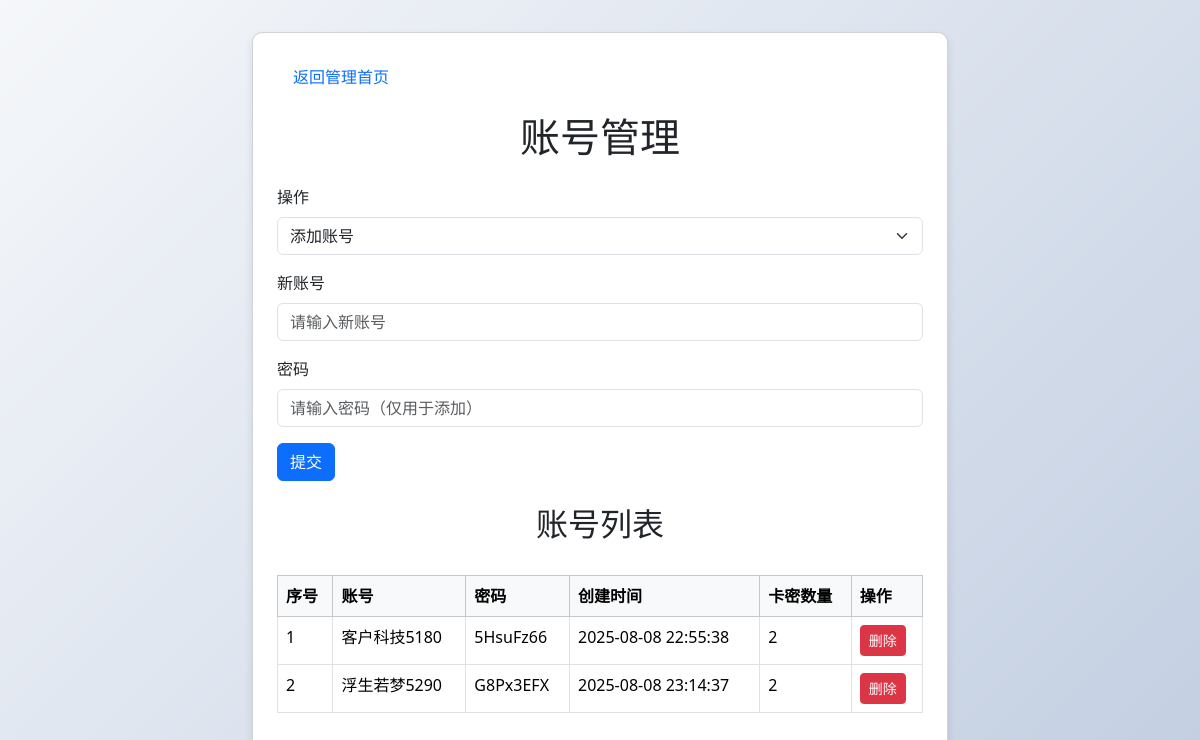
Page /admin/accounts (signed in) on the committed database.
### app.py (models this page shows)
class Account(db.Model):
    __tablename__ = 'accounts'
    username = db.Column(db.String(20), primary_key=True)
    password = db.Column(db.String(128), nullable=False)  # 明文存储
    created_at = db.Column(db.DateTime, default=datetime.utcnow)

### app.py (the view, shortened to what this page needs)
@app.route('/admin/accounts', methods=['GET', 'POST'])
def accounts():
    if redirect_response := ensure_admin_session():
        return redirect_response
    form = AccountForm()
    form.username.choices = [('', '请选择账号')] + [(account.username, account.username) for account in Account.query.all()]
    error = success = None
    logging.debug(f"请求方法: {request.method}")
    try:
        accounts = db.session.query(Account, db.func.count(Card.card_key).label('card_count'))\
            .outerjoin(Card, Account.username == Card.username)\
            .group_by(Account.username).all()
        logging.debug(f"账号查询结果: {[(a.username, c) for a, c in accounts]}")
        account_list = [
            {
                'index': i,
                'username': account.username,
                'password': account.password,
                'created_at': account.created_at.strftime('%Y-%m-%d %H:%M:%S') if account.created_at else '未知',
                'card_count': card_count
            }
            for i, (account, card_count) in enumerate(accounts, 1)
        ]
        return render_template('accounts.html', accounts=account_list, form=form, error=error, success=success)
    except Exception as e:
        logging.error(f"账号管理错误: {e}")
        return render_template('accounts.html', form=form, error=f'服务器错误: {e}')

### app.py (shortened to what this page needs)
class AccountForm(FlaskForm):
    username = SelectField('账号', validators=[DataRequired(message='请选择账号')], choices=[], render_kw={'class': 'form-control'})
    new_username = StringField('新账号', validators=[Length(min=3, max=20, message='账号长度必须为3-20个字符')])
    password = PasswordField('密码', validators=[Length(min=0, max=128, message='密码长度不能超过128个字符')])
    action = SelectField('操作', choices=[('add', '添加账号'), ('modify_random', '修改密码为随机')], validators=[DataRequired(message='请选择操作')])
    submit = SubmitField('提交')

### app.py (called while the page is built)
def ensure_admin_session():
    if 'admin' not in session:
        logging.warning("会话中缺少管理员身份，重定向到登录页面")
        return redirect(url_for('login'))
    return None

### templates/accounts.html (shortened to what this page needs)
<!DOCTYPE html>
<html lang="zh-CN">
<head>
    <link href="https://cdn.jsdelivr.net/npm/bootstrap@5.3.2/dist/css/bootstrap.min.css" rel="stylesheet">
</head>
<body>
    <div class="container">
        <div class="card p-4">
            <nav class="nav mb-3">
                <a href="{{ url_for('admin') }}" class="nav-link">返回管理首页</a>
            </nav>
            <h1 class="text-center mb-4">账号管理</h1>
            <form method="post" class="mb-4">
                <div class="mb-3">
                    {{ form.action.label(class="form-label") }}
                    {{ form.action(class="form-select", id="action", onchange="toggleFields()") }}
                </div>
                <div class="mb-3" id="newUsernameField" style="display: none;">
                    {{ form.new_username.label(class="form-label") }}
                    {{ form.new_username(class="form-control", placeholder="请输入新账号") }}
                </div>
                <div class="mb-3" id="passwordField" style="display: none;">
                    {{ form.password.label(class="form-label") }}
                    {{ form.password(class="form-control", placeholder="请输入密码（仅用于添加）") }}
                </div>
                {{ form.submit(class="btn btn-primary") }}
            </form>
            <h2 class="text-center mb-3">账号列表</h2>
            <div class="table-responsive">
                <table class="table table-bordered table-hover">
                    <thead class="table-light">
                        <tr>
                            <th>序号</th>
                            <th>账号</th>
                            <th>密码</th>
                            <th>创建时间</th>
                            <th>卡密数量</th>
                            <th>操作</th>
                        </tr>
                    </thead>
                    <tbody>
                        {% for account in accounts %}
                        <tr>
                            <td>{{ account.index }}</td>
                            <td>{{ account.username }}</td>
                            <td>{{ account.password }}</td>
                            <td>{{ account.created_at }}</td>
                            <td>{{ account.card_count }}</td>
                            <td>
                                <form method="post" action="{{ url_for('delete_account', username=account.username) }}">
                                    <button type="submit" class="btn btn-danger btn-sm" onclick="return confirm('确定删除账号 {{ account.username }} 吗？');">删除</button>
                                </form>
                            </td>
                        </tr>
                        {% endfor %}
                    </tbody>
                </table>
            </div>
        </div>
    </div>
</body>
</html>

### templates/accounts.html (style rules this page uses)
body { background: linear-gradient(135deg, #f5f7fa 0%, #c3cfe2 100%); }
.container { max-width: 720px; margin-top: 2rem; }
.card { border-radius: 10px; box-shadow: 0 4px 8px rgba(0, 0, 0, 0.1); }
.table-responsive { margin-top: 1rem; }

### rows in the picture
Account: index "1", username "客户科技5180", password "5HsuFz66", created_at "2025-08-08 22:55:38", card_count "2"
Account: index "2", username "浮生若梦5290", password "G8Px3EFX", created_at "2025-08-08 23:14:37", card_count "2"
